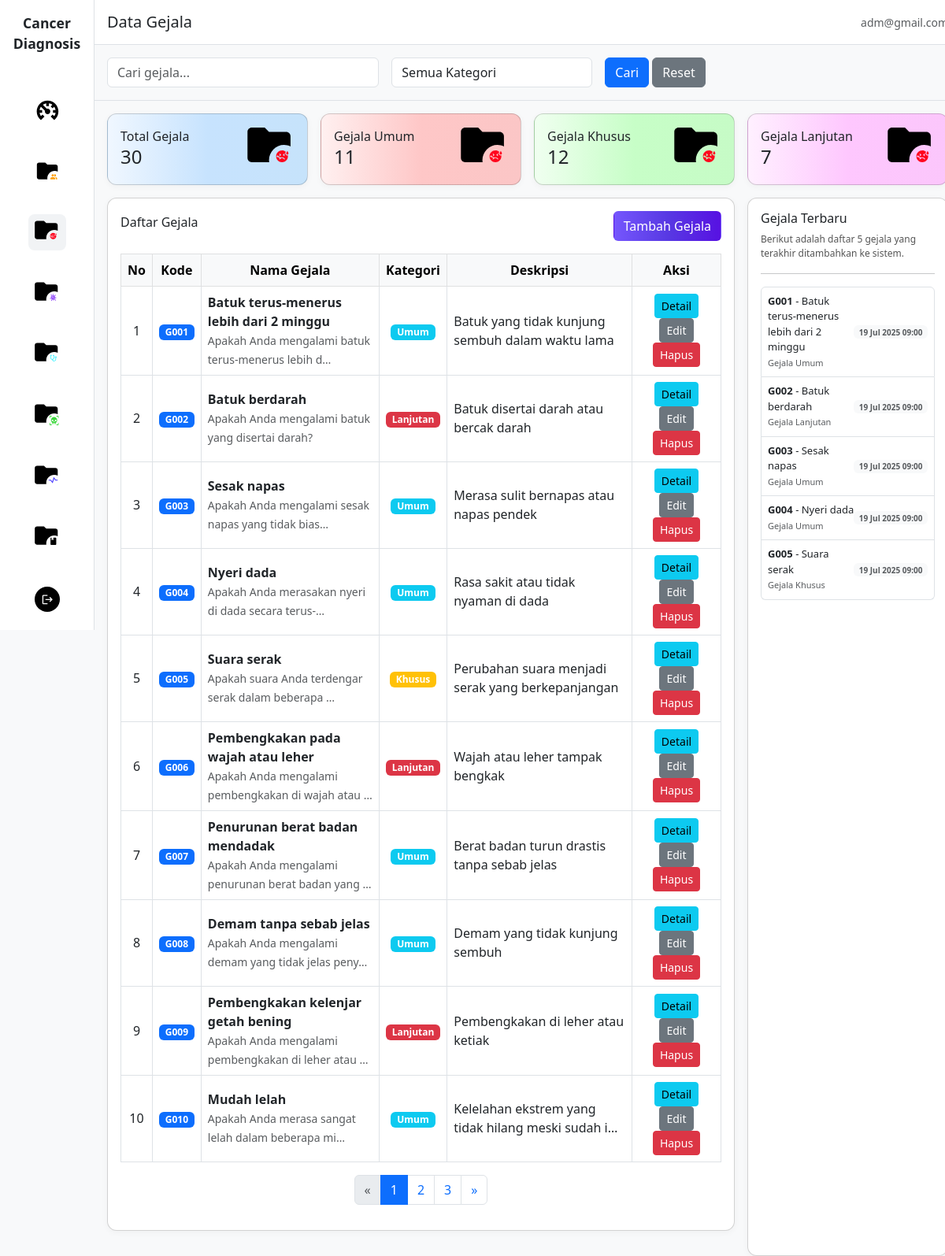
The page /gejala/ on the database its author committed.
### sp_kanker_diagnosa_app/models.py (models this page shows, shortened)
class Gejala(models.Model):
    KATEGORI_CHOICES = [
        ('UMUM', 'Gejala Umum'),
        ('KHUSUS', 'Gejala Khusus'),
        ('LANJUTAN', 'Gejala Lanjutan'),
    ]
    kode = models.CharField(max_length=10, unique=True)
    nama = models.CharField(max_length=150)
    deskripsi = models.TextField(blank=True)
    kategori = models.CharField(max_length=20, choices=KATEGORI_CHOICES, default='UMUM')
    pertanyaan = models.TextField(help_text="Pertanyaan untuk mengidentifikasi gejala")
    dibuat = models.DateTimeField(auto_now_add=True)
    class Meta:
        verbose_name = "Gejala"
        verbose_name_plural = "Gejala"
        ordering = ['kategori', 'nama']

### sp_kanker_diagnosa_app/views.py (the view)
# urls.py: path('gejala/', views.gejala_list, name='gejala_list'),
def gejala_list(request):
    search_form = PencarianGejalaForm(request.GET)
    gejala_qs = Gejala.objects.all()
    if search_form.is_valid():
        nama = search_form.cleaned_data.get('nama')
        kategori = search_form.cleaned_data.get('kategori')
        if nama:
            gejala_qs = gejala_qs.filter(nama__icontains=nama)
        if kategori:
            gejala_qs = gejala_qs.filter(kategori=kategori)
    paginator = Paginator(gejala_qs.order_by('dibuat'), 10)
    page_number = request.GET.get('page')
    page_obj = paginator.get_page(page_number)
    gejala_count = gejala_qs.count()
    gejala_umum = gejala_qs.filter(kategori='UMUM').count()
    gejala_khusus = gejala_qs.filter(kategori='KHUSUS').count()
    gejala_lanjutan = gejala_qs.filter(kategori='LANJUTAN').count()
    context = {
        'page_obj': page_obj,
        'gejala_count': gejala_count,
        'gejala_umum': gejala_umum,
        'gejala_khusus': gejala_khusus,
        'gejala_lanjutan': gejala_lanjutan,
        'search_form': search_form,
    }
    return render(request, 'gejala/list.html', context)

### sp_kanker_diagnosa_app/forms.py
class PencarianGejalaForm(forms.Form):
    nama = forms.CharField(
        required=False,
        widget=forms.TextInput(attrs={
            'class': 'form-control',
            'placeholder': 'Cari gejala...'
        })
    )
    kategori = forms.ChoiceField(
        choices=[('', 'Semua Kategori')] + Gejala.KATEGORI_CHOICES,
        required=False,
        widget=forms.Select(attrs={'class': 'form-control'})
    )

### templates/gejala/list.html (shortened to what this page needs)
{% extends 'base.html' %}
{% load static %}
{% block content %}
<main class="col-md-10 col-lg-11 col-12 main-content">
    <div class="p-3 bg-white border-bottom d-flex justify-content-between align-items-center flex-wrap">
        <h5 class="mb-0">Data Gejala</h5>
        <div class="text-end">
            <small class="text-muted">{{ request.user.email|default:"adm@gmail.com" }}</small>
        </div>
    </div>
    {% if search_form %}
    <div class="p-3 bg-light border-bottom">
        <form method="get" class="row g-3">
            <div class="col-md-4">
                {{ search_form.nama }}
            </div>
            <div class="col-md-3">
                {{ search_form.kategori }}
            </div>
            <div class="col-md-3">
                <button type="submit" class="btn btn-primary">Cari</button>
                <a href="{% url 'gejala_list' %}" class="btn btn-secondary">Reset</a>
            </div>
        </form>
    </div>
    {% endif %}
    <div class="row g-3 p-3">
        <div class="col-12 col-sm-6 col-lg-3">
            <div class="card card-custom p-3 h-100" style="background: linear-gradient(to right, #f0f7ff 0%, #c7e3fe, #c6e3fb 100%);">
                <div class="d-flex align-items-center justify-content-between">
                    <div>
                        <div>Total Gejala</div>
                        <h4 class="mb-1">{{ gejala_count|default:"0" }}</h4>
                    </div>
                    <img src="{% static 'img/icon-gejala.svg' %}" alt="icon gejala" class="stat-icon">
                </div>
            </div>
        </div>
        <div class="col-12 col-sm-6 col-lg-3">
            <div class="card card-custom p-3 h-100"
                style="background: linear-gradient(to right, #fff0f0 0%, #fec7c7, #fbc6c6 100%);">
                <div class="d-flex align-items-center justify-content-between">
                    <div>
                        <div>Gejala Umum</div>
                        <h4 class="mb-1">{{ gejala_umum|default:"0" }}</h4>
                    </div>
                    <img src="{% static 'img/icon-gejala.svg' %}" alt="icon gejala" class="stat-icon">
                </div>
            </div>
        </div>
        <div class="col-12 col-sm-6 col-lg-3">
            <div class="card card-custom p-3 h-100"
                style="background: linear-gradient(to right, #f0fff0 0%, #c7fec7, #c6fbc6 100%);">
                <div class="d-flex align-items-center justify-content-between">
                    <div>
                        <div>Gejala Khusus</div>
                        <h4 class="mb-1">{{ gejala_khusus|default:"0" }}</h4>
                    </div>
                    <img src="{% static 'img/icon-gejala.svg' %}" alt="icon gejala" class="stat-icon">
                </div>
            </div>
        </div>
        <div class="col-12 col-sm-6 col-lg-3">
            <div class="card card-custom p-3 h-100"
                style="background: linear-gradient(to right, #fff0ff 0%, #fec7fe, #fbc6fb 100%);">
                <div class="d-flex align-items-center justify-content-between">
                    <div>
                        <div>Gejala Lanjutan</div>
                        <h4 class="mb-1">{{ gejala_lanjutan|default:"0" }}</h4>
                    </div>
                    <img src="{% static 'img/icon-gejala.svg' %}" alt="icon gejala" class="stat-icon">
                </div>
            </div>
        </div>
        </div>
    <div class="row g-3 px-3">
        <div class="col-12 col-lg-9 mb-3 mb-lg-0">
            <div class="card card-custom p-3 table-card">
                <div class="d-flex justify-content-between align-items-center">
                    <h6>Daftar Gejala</h6>
                    <a href="{% url 'gejala_create' %}" class="btn"
                       style="background: linear-gradient(to left, #5711e2 0%, #5839e3, #7556fd 100%); color: #fff; font-weight: 300;">
                        Tambah Gejala
                    </a>
                </div>
                <div class="table-responsive">
                    <table class="table table-bordered mt-3 align-middle">
                        <thead class="table-light">
                            <tr class="text-center">
                                <th>No</th>
                                <th>Kode</th>
                                <th>Nama Gejala</th>
                                <th>Kategori</th>
                                <th>Deskripsi</th>
                                <th>Aksi</th>
                            </tr>
                        </thead>
                        <tbody>
                            {% if page_obj %}
                            {% for gejala in page_obj %}
                                <tr>
                                    <td class="text-center">
                                        {{ forloop.counter }}
                                    </td>
                                    <td class="text-center">
                                        <span class="badge bg-primary">{{ gejala.kode }}</span>
                                    </td>
                                    <td>
                                        <strong>{{ gejala.nama }}</strong>
                                        {% if gejala.pertanyaan %}
                                        <br><small class="text-muted">{{ gejala.pertanyaan|truncatechars:50 }}</small>
                                        {% endif %}
                                    </td>
                                    <td class="text-center">
                                        {% if gejala.kategori == 'UMUM' %}
                                        <span class="badge bg-info">Umum</span>
                                        {% elif gejala.kategori == 'KHUSUS' %}
                                        <span class="badge bg-warning">Khusus</span>
                                        {% elif gejala.kategori == 'LANJUTAN' %}
                                        <span class="badge bg-danger">Lanjutan</span>
                                        {% endif %}
                                    </td>
                                    <td>
                                        {% if gejala.deskripsi %}
                                        {{ gejala.deskripsi|truncatechars:50 }}
                                        {% else %}
                                        <span class="text-muted">-</span>
                                        {% endif %}
                                    </td>
                                    <td class="text-center">
                                        <a href="{% url 'gejala_detail' gejala.id %}" class="btn btn-sm btn-info">Detail</a>
                                        <a href="{% url 'gejala_update' gejala.id %}" class="btn btn-sm btn-secondary">Edit</a>
                                        <a href="{% url 'gejala_delete' gejala.id %}" class="btn btn-sm btn-danger" onclick="return confirm('Yakin hapus data gejala ini?')">Hapus</a>
                                    </td>
                                </tr>
                                {% endfor %}
                            {% else %}
                                <tr>
                                    <td colspan="6" class="text-center text-muted">Tidak ada data gejala.</td>
                                </tr>
                            {% endif %}
                        </tbody>
                    </table>
                    {% if page_obj %}
                    <nav>
                        <ul class="pagination justify-content-center flex-wrap">
                            {% if page_obj.has_previous %}
                            <li class="page-item">
                                <a class="page-link"
                                    href="?page={{ page_obj.previous_page_number }}{% if request.GET.nama %}&nama={{ request.GET.nama }}{% endif %}{% if request.GET.kategori %}&kategori={{ request.GET.kategori }}{% endif %}">&laquo;</a>
                            </li>
                            {% else %}
                            <li class="page-item disabled"><span class="page-link">&laquo;</span></li>
                            {% endif %}
                            {% for num in page_obj.paginator.page_range %}
                                {% if num == page_obj.number %}
                                    <li class="page-item active"><span class="page-link">{{ num }}</span></li>
                                {% elif num >= page_obj.number|add:'-2' and num <= page_obj.number|add:'2' %}
                                    <li class="page-item">
                                        <a class="page-link"
                                            href="?page={{ num }}{% if request.GET.nama %}&nama={{ request.GET.nama }}{% endif %}{% if request.GET.kategori %}&kategori={{ request.GET.kategori }}{% endif %}">{{ num }}</a>
                                    </li>
                                {% elif num == 1 or num == page_obj.paginator.num_pages %}
                                    <li class="page-item">
                                        <a class="page-link"
                                            href="?page={{ num }}{% if request.GET.nama %}&nama={{ request.GET.nama }}{% endif %}{% if request.GET.kategori %}&kategori={{ request.GET.kategori }}{% endif %}">{{ num }}</a>
                                    </li>
                                {% elif num == page_obj.number|add:'-3' or num == page_obj.number|add:'3' %}
                                    <li class="page-item disabled"><span class="page-link">...</span></li>
                                {% endif %}
                            {% endfor %}
                            {% if page_obj.has_next %}
                            <li class="page-item">
                                <a class="page-link"
                                    href="?page={{ page_obj.next_page_number }}{% if request.GET.nama %}&nama={{ request.GET.nama }}{% endif %}{% if request.GET.kategori %}&kategori={{ request.GET.kategori }}{% endif %}">&raquo;</a>
                            </li>
                            {% else %}
                            <li class="page-item disabled"><span class="page-link">&raquo;</span></li>
                            {% endif %}
                        </ul>
                    </nav>
                    {% endif %}
                </div>
            </div>
        </div>
        <div class="col-12 col-lg-3 mb-3 mb-lg-0">
            <div class="card card-custom p-3 h-100 d-flex flex-column justify-content-between">
                <div>
                    <h6 class="">Gejala Terbaru</h6>
                    <p style="font-size: 12px; color: #555;">
                        Berikut adalah daftar 5 gejala yang terakhir ditambahkan ke sistem.
                    </p>
                    <hr>
                    <ul class="list-group mb-2" style="font-size: 13px;">
                        {% if page_obj %}
                        {% for gejala in page_obj|slice:":5" %}
                                <li class="list-group-item d-flex justify-content-between align-items-center py-2 px-2">
                                    <div>
                                        <strong>{{ gejala.kode|default:"-" }}</strong> - {{ gejala.nama|default:"-" }}
                                        <br>
                                        <span class="text-muted" style="font-size:11px;">
                                            {% if gejala.kategori == "UMUM" %}
                                            Gejala Umum
                                            {% elif gejala.kategori == "KHUSUS" %}
                                            Gejala Khusus
                                            {% elif gejala.kategori == "LANJUTAN" %}
                                            Gejala Lanjutan
                                            {% else %}
                                            -
                                            {% endif %}
                                        </span>
                                        </div>
                                        <div class="d-flex align-items-center gap-1">
                                            <span class="badge bg-light text-muted" style="font-size:10px;">
                                                {{ gejala.dibuat|date:"d M Y H:i" }}
                                            </span>
                                    </div>
                                </li>
                            {% endfor %}
                        {% else %}
                            <li class="list-group-item text-muted text-center py-2 px-2">Belum ada data gejala.</li>
                        {% endif %}
                    </ul>
                </div>
            </div>
        </div>
    </div>
</main>
{% endblock %}

### static/css/db.css (style rules this page uses)
body { background-color: #f8f9fa; }
.card-custom { border-radius: 12px; box-shadow: 0 2px 8px rgba(0, 0, 0, 0.04); }
.main-content { padding-left: 0; padding-right: 0; min-height: 100vh; background: #f8f9fa; }
.stat-icon { width: 60px; height: auto; }
.table-card { margin-bottom: 2rem; }
.active { background-color: #7556fd important; }

### rows shown on the page
Gejala: kode "G001", nama "Batuk terus-menerus lebih dari 2 minggu", pertanyaan "Apakah Anda mengalami batuk terus-menerus lebih d…", kategori "Umum", deskripsi "Batuk yang tidak kunjung sembuh dalam waktu lama", dibuat "19 Jul 2025 09:00"
Gejala: kode "G002", nama "Batuk berdarah", pertanyaan "Apakah Anda mengalami batuk yang disertai darah?", kategori "Lanjutan", deskripsi "Batuk disertai darah atau bercak darah", dibuat "19 Jul 2025 09:00"
Gejala: kode "G003", nama "Sesak napas", pertanyaan "Apakah Anda mengalami sesak napas yang tidak bias…", kategori "Umum", deskripsi "Merasa sulit bernapas atau napas pendek", dibuat "19 Jul 2025 09:00"
Gejala: kode "G004", nama "Nyeri dada", pertanyaan "Apakah Anda merasakan nyeri di dada secara terus-…", kategori "Umum", deskripsi "Rasa sakit atau tidak nyaman di dada", dibuat "19 Jul 2025 09:00"
Gejala: kode "G005", nama "Suara serak", pertanyaan "Apakah suara Anda terdengar serak dalam beberapa …", kategori "Khusus", deskripsi "Perubahan suara menjadi serak yang berkepanjangan", dibuat "19 Jul 2025 09:00"
Gejala: kode "G006", nama "Pembengkakan pada wajah atau leher", pertanyaan "Apakah Anda mengalami pembengkakan di wajah atau …", kategori "Lanjutan", deskripsi "Wajah atau leher tampak bengkak"
Gejala: kode "G007", nama "Penurunan berat badan mendadak", pertanyaan "Apakah Anda mengalami penurunan berat badan yang …", kategori "Umum", deskripsi "Berat badan turun drastis tanpa sebab jelas"
Gejala: kode "G008", nama "Demam tanpa sebab jelas", pertanyaan "Apakah Anda mengalami demam yang tidak jelas peny…", kategori "Umum", deskripsi "Demam yang tidak kunjung sembuh"
Gejala: kode "G009", nama "Pembengkakan kelenjar getah bening", pertanyaan "Apakah Anda mengalami pembengkakan di leher atau …", kategori "Lanjutan", deskripsi "Pembengkakan di leher atau ketiak"
Gejala: kode "G010", nama "Mudah lelah", pertanyaan "Apakah Anda merasa sangat lelah dalam beberapa mi…", kategori "Umum", deskripsi "Kelelahan ekstrem yang tidak hilang meski sudah i…"

### other values the page prints
{{ gejala_count|default:"0" }} "30"
{{ gejala_umum|default:"0" }} "11"
{{ gejala_khusus|default:"0" }} "12"
{{ gejala_lanjutan|default:"0" }} "7"
{{ num }} "1"
{{ num }} "2" "3"
